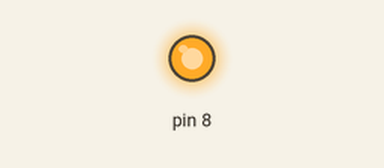
The sketch below on a simulated Arduino Uno, built with avr-gcc and run on an emulated ATmega328P. Parts: output pins drawn as LEDs (lit = HIGH).

Above: at 0.05 s.
At 2.6 s:
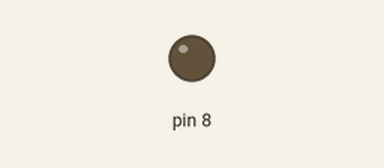
Timing chart, 0 to 6.6 s (numbered marks = the images above):
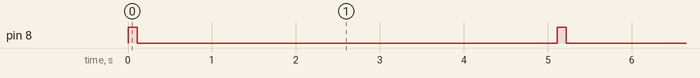

Measured:
- by itself, pin 8: alternates HIGH for 0.11 s and LOW for 5.0 s

The sketch:

Buzzer.ino
```cpp
// the setup function runs once when you press reset or power the board
void setup() {
  // initialize digital pin 13 as an output.
  pinMode(8, OUTPUT);
}

// the loop function runs over and over again forever
void loop() {
  digitalWrite(8, HIGH);   // turn the LED on (HIGH is the voltage level)
  delay(110);              // wait for a second
  digitalWrite(8, LOW);    // turn the LED off by making the voltage LOW
  delay(5000);             // wait for a second
}
```
